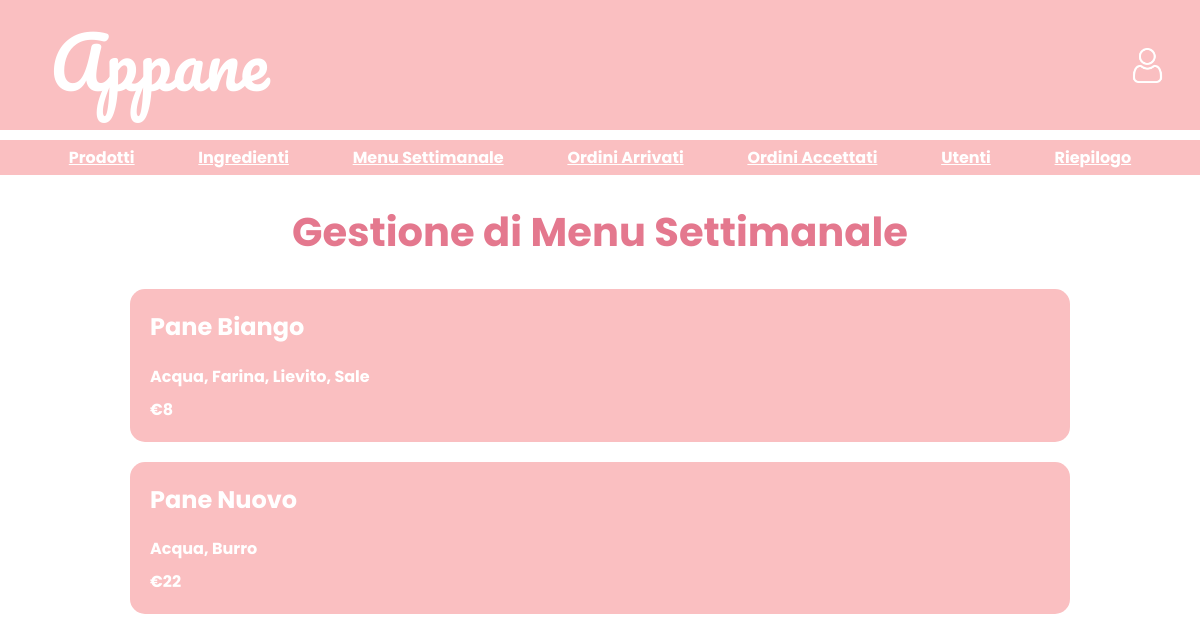
Before: /BACK/managementWeeklyMenu/managementWeeklyMenu.php with the older database file.
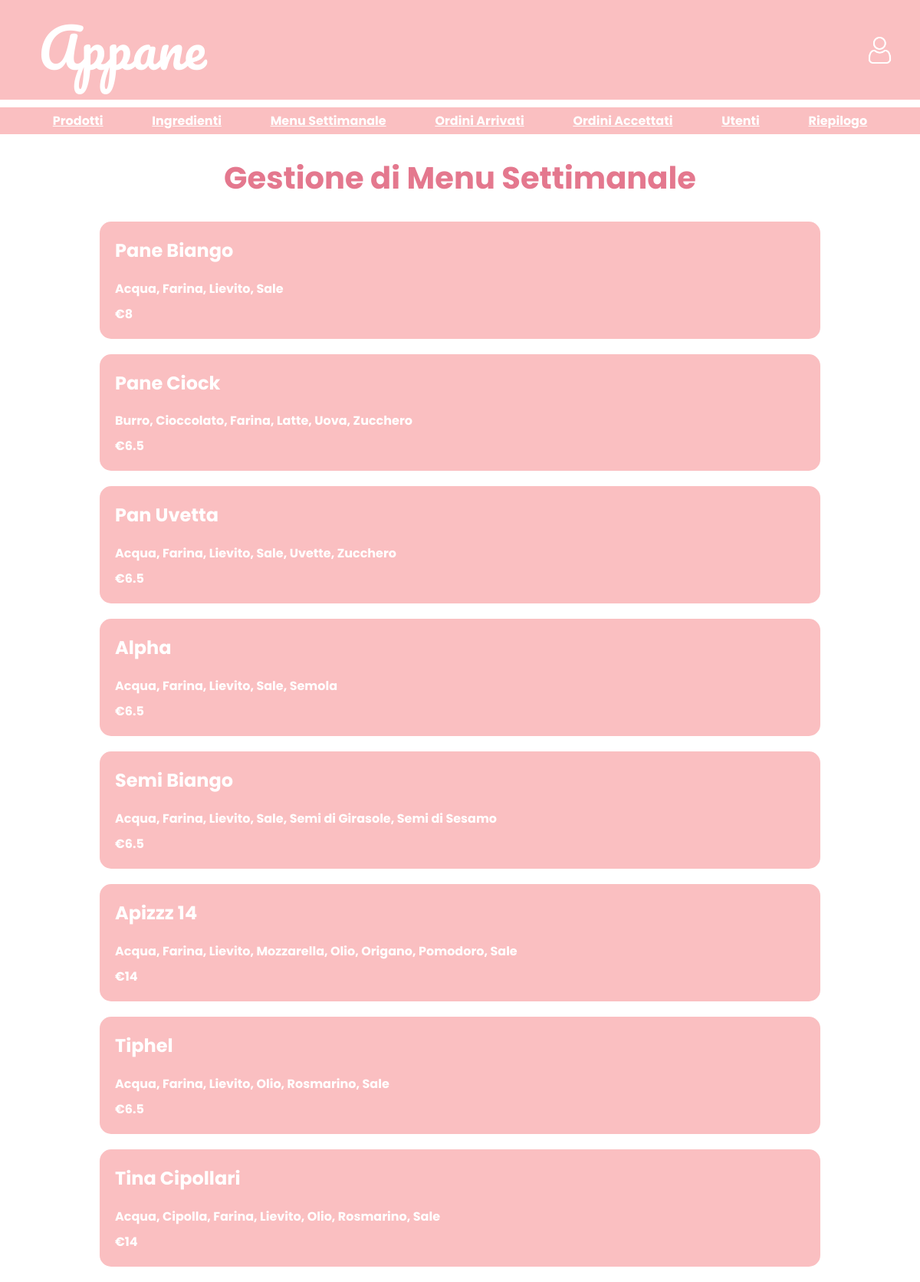
After: the same page with the newer database file.
### tables this page shows
CREATE TABLE `tmenu` (
  `idProdotto` int(11) DEFAULT NULL
);

CREATE TABLE `tprodotto` (
  `id` int(11) NOT NULL,
  `nome` varchar(255) NOT NULL,
  `prezzo` float NOT NULL
);

### BACK/managementWeeklyMenu/managementWeeklyMenu.php (the view, shortened to what this page needs)
<?php
require('../../includes/db.php');
include('../header.php');
function creaProd( $nome, $ingredienti, $prezzo)
{
    $string_ingredienti = implode(', ', $ingredienti);
    return "<div class='prodotto'>
                <div>
                    <h2>$nome</h2>
                </div>
                <p>$string_ingredienti</p>
                <p>€$prezzo</p>
            </div>";
}
?>
<!DOCTYPE html>
<html lang="it">
<head>
    <link rel="stylesheet" href="../../grafica/style.css?v=<?php echo time();?>">
</head>
<body>
    <div class="main-content">
        <h1>Gestione di Menu Settimanale</h1>
        <div class="menu">
            <?php
            $sqlMenu = "SELECT idProdotto FROM tmenu";
            $resultMenu = $conn->query($sqlMenu);
            if ($resultMenu->num_rows > 0) {
                while($rowIdProd = $resultMenu->fetch_assoc()){
                    $stmtProd = $conn->prepare("SELECT nome, prezzo FROM tprodotto WHERE id = ?");
                    $stmtProd->bind_param("i", $rowIdProd["idProdotto"]);
                    $stmtProd->execute();
                    $resultProd = $stmtProd->get_result();
                    if($resultProd->num_rows===1){
                        $rowProd = $resultProd->fetch_assoc();
                        $stmtIng = $conn->prepare("SELECT idIngrediente FROM tricetta WHERE idProdotto = ?");
                        $stmtIng->bind_param("i", $rowIdProd["idProdotto"]);
                        $stmtIng->execute();
                        $resultI = $stmtIng->get_result();
                        $ingredienti = [];
                        while ($rowI = $resultI->fetch_assoc()) {
                            $stmt = $conn->prepare("SELECT nome FROM tingrediente WHERE id = ?");
                            $stmt->bind_param("i", $rowI['idIngrediente']);
                            $stmt->execute();
                            $result = $stmt->get_result();
                            if($result->num_rows===1){
                                $ingredienti[] = $result->fetch_assoc()["nome"];
                            }
                        }
                        sort($ingredienti);
                        echo creaProd( $rowProd["nome"], $ingredienti,  $rowProd["prezzo"]);
                    }
                }
            } else {
                echo '<p > Il menu settimanale non è stato ancora creato </p>
                    <button  class="btn" title="Crea menu settimanale"
                    onclick="openModal(\'modalCreateWeeklyMenu.php\')">CREARE MENU SETTIMANALE</button>';
            }
            ?>
        </div>
    </div>
</body>
</html>

Changed rows visible on the page:
removed tmenu: idProdotto.nome "Pane Nuovo", string_ingredienti "Acqua, Burro", idProdotto.prezzo "22"
added tmenu: idProdotto.nome "Pane Ciock", string_ingredienti "Burro, Cioccolato, Farina, Latte, Uova, Zucchero", idProdotto.prezzo "6.5"
added tmenu: idProdotto.nome "Pan Uvetta", string_ingredienti "Acqua, Farina, Lievito, Sale, Uvette, Zucchero", idProdotto.prezzo "6.5"
added tmenu: idProdotto.nome "Alpha", string_ingredienti "Acqua, Farina, Lievito, Sale, Semola", idProdotto.prezzo "6.5"
added tmenu: idProdotto.nome "Semi Biango", string_ingredienti "Acqua, Farina, Lievito, Sale, Semi di Girasole, Semi di Sesamo", idProdotto.prezzo "6.5"
added tmenu: idProdotto.nome "Apizzz 14", string_ingredienti "Acqua, Farina, Lievito, Mozzarella, Olio, Origano, Pomodoro, Sale", idProdotto.prezzo "14"
added tmenu: idProdotto.nome "Tiphel", string_ingredienti "Acqua, Farina, Lievito, Olio, Rosmarino, Sale", idProdotto.prezzo "6.5"
added tmenu: idProdotto.nome "Tina Cipollari", string_ingredienti "Acqua, Cipolla, Farina, Lievito, Olio, Rosmarino, Sale", idProdotto.prezzo "14"
